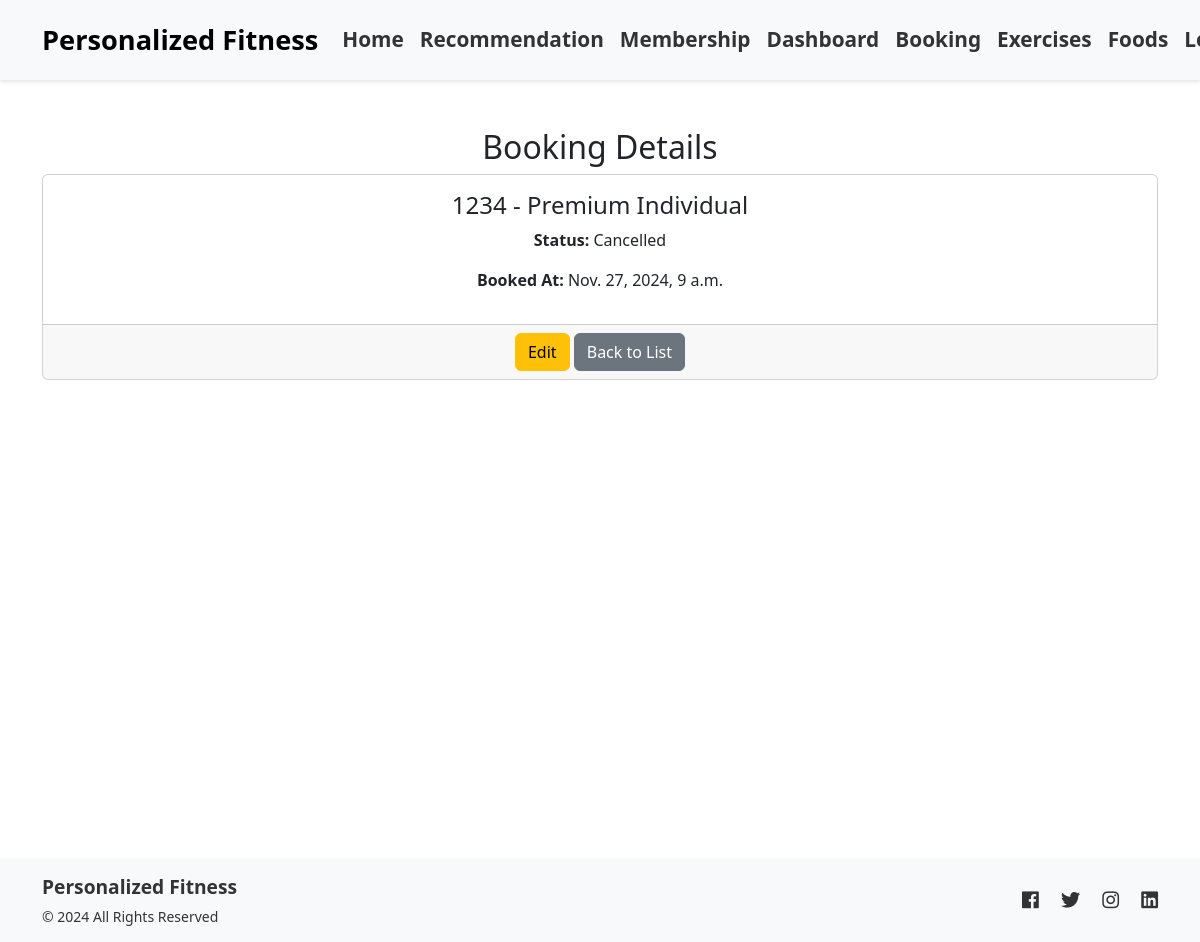
The page /membership/bookings/6/ (signed in) on the database its author committed.
### membership/models.py (models this page shows, shortened)
class Booking(models.Model):
    STATUS_CHOICES = [
        ('Pending', 'Pending'),
        ('Active', 'Active'),
        ('Expired', 'Expired'),
        ('Cancelled', 'Cancelled'),
    ]
    user = models.ForeignKey(User, related_name='memberships', on_delete=models.CASCADE)
    membership_package = models.ForeignKey(Package, on_delete=models.CASCADE)
    status = models.CharField(max_length=10, choices=STATUS_CHOICES, default='Pending')
    booked_at = models.DateTimeField(auto_now_add=True)
    updated_at = models.DateTimeField(auto_now=True)

class Package(models.Model):
    PACKAGE_CHOICES = [
        ('Monthly', 'Monthly'),
        ('Quarterly', 'Quarterly'),
        ('Semi-Annually', 'Semi-Annually'),
        ('Annually', 'Annually'),
    ]
    CATEGORY_CHOICES = [
        ('Individual', 'Individual'),
        ('Student', 'Student'),
        ('Couple', 'Couple'),
        ('Family', 'Family'),
    ]
    name = models.CharField(max_length=50, unique=True)
    description = models.TextField(blank=True, null=True)
    package_type = models.CharField(max_length=20, choices=PACKAGE_CHOICES)
    category = models.CharField(max_length=20, choices=CATEGORY_CHOICES, default='Individual')
    price = models.DecimalField(max_digits=10, decimal_places=2)
    is_active = models.BooleanField(default=True)
    created_at = models.DateTimeField(auto_now_add=True)
    updated_at = models.DateTimeField(auto_now=True)

### membership/views.py (the view)
    def wrapper(request, *args, **kwargs):
        if not is_admin(request.user):
            messages.error(request, "You are not allowed to access this page.")
            return HttpResponseRedirect(reverse('packages'))
        return view_func(request, *args, **kwargs)

### membership/views.py (called while the page is built)
def is_admin(user):
    return user.is_superuser

def admin_required(view_func):
    def wrapper(request, *args, **kwargs):
        if not is_admin(request.user):
            messages.error(request, "You are not allowed to access this page.")
            return HttpResponseRedirect(reverse('packages'))
        return view_func(request, *args, **kwargs)
    return wrapper

@login_required(login_url='login')
@admin_required
def booking_detail(request, pk):
    booking = get_object_or_404(Booking, pk=pk)
    return render(request, 'bookings/booking_detail.html', {'booking': booking})

### membership/templates/bookings/booking_detail.html
{% extends "main.html" %}
{% block content %}
<div class="container py-5 text-center">
    <h2>Booking Details</h2>
    <div class="card">
        <div class="card-body">
            <h4 class="card-title">{{ booking.user.username }} - {{ booking.membership_package.name }}</h4>
            <p><strong>Status:</strong> {{ booking.status }}</p>
            <p><strong>Booked At:</strong> {{ booking.booked_at }}</p>
        </div>
        <div class="card-footer">
            <a href="{% url 'booking_update' booking.pk %}" class="btn btn-warning">Edit</a>
            <a href="{% url 'booking_list' %}" class="btn btn-secondary">Back to List</a>
        </div>
    </div>
</div>
{% endblock %}

### rows shown on the page
Booking: user.username "1234", membership_package.name "Premium Individual", status "Cancelled", booked_at "Nov. 27, 2024, 9 a.m."
